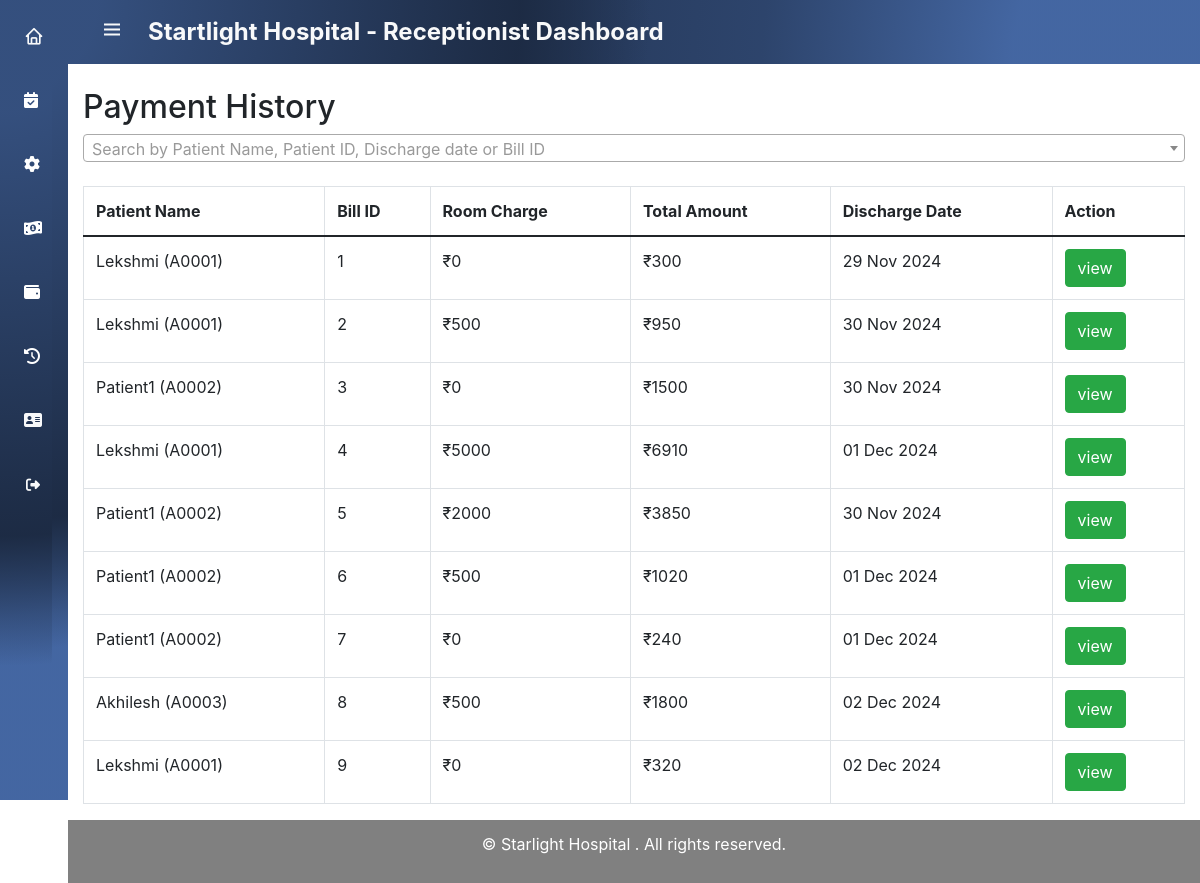
The app's page /hospital/receptionist/receptionist_payment_history (signed in) with its own data.
### hospital_app/models.py (models this page shows)
class Discharge(models.Model):
    patient = models.ForeignKey(Patient, on_delete=models.CASCADE)
    doctor = models.ForeignKey(Doctor, on_delete=models.CASCADE)
    room_type = models.ForeignKey(RoomType, null=True, blank=True, on_delete=models.SET_NULL)
    medical_history = models.ForeignKey(MedicalHistory, on_delete=models.CASCADE)
    appointment = models.ForeignKey(Appointment, on_delete=models.CASCADE)
    total_days = models.PositiveIntegerField(default=0)
    total_medicine_cost = models.PositiveIntegerField(default=0)
    consultation_fee = models.PositiveIntegerField(default=200)
    room_charge = models.PositiveIntegerField(default=0)
    total_amount = models.PositiveIntegerField(default=0)
    discharge_date = models.DateTimeField(null=True, blank=True)
    bill_generated = models.BooleanField(default=False)
    bill_payed = models.BooleanField(default=False)
    insurance_applied = models.BooleanField(default=False)

class Patient(models.Model):
    user_profile = models.OneToOneField(UserProfile, on_delete=models.CASCADE)
    address=models.CharField(max_length=22225,null=True)
    gender = models.CharField(max_length=5,null=True)
    is_inpatient = models.BooleanField(default=False)  # Categorize as inpatient or outpatient
    patient_id = models.CharField(max_length=15, unique=True, null=True, blank=True)

class UserProfile(models.Model):
    ROLE_CHOICES = [
        ('Doctor', 'Doctor'),
        ('Patient', 'Patient'),
        ('Receptionist', 'Receptionist'),
        ('Pharmacist', 'Pharmacist'),
    ]
    user = models.OneToOneField(User, on_delete=models.CASCADE)
    role = models.CharField(max_length=15, choices=ROLE_CHOICES)
    soft_deletion = models.BooleanField(default=False)

### hospital_app/views.py (the view)
# urls.py: path('hospital/receptionist/receptionist_payment_history',views.receptionist_payment_history,name='receptionist_payment_history'),
@login_required(login_url='hospital_loginpage')
def receptionist_payment_history(request):
    bill = Discharge.objects.filter(bill_payed=True)
    return render(request,'receptionist/receptionist_payment_history.html',{'bill':bill})

### templates/receptionist/receptionist_payment_history.html (shortened to what this page needs)
{% extends 'receptionist/receptionist_navbar.html' %}
{% block content %}
{% load static %}
<link href="https://cdn.jsdelivr.net/npm/bootstrap@4.6.2/dist/css/bootstrap.min.css" rel="stylesheet">
<link href="https://cdnjs.cloudflare.com/ajax/libs/select2/4.1.0-beta.1/css/select2.min.css" rel="stylesheet" />
<div class="container mt-5" style="padding-top: 40px; min-height: 90vh;">
    <h2>Payment History</h2>
    <div class="mb-4">
    </div>
    <table class="table table-bordered mt-4">
        <thead>
            <tr>
                <th>Patient Name</th>
                <th>Bill ID</th>
                <th>Room Charge</th>
                <th>Total Amount</th>
                <th>Discharge Date</th>
                <th>Action</th>
            </tr>
        </thead>
        <tbody id="billTableBody">
            {% for discharge in bill %}
            <tr data-bill-id="{{ discharge.id }}">
                <td>{{ discharge.patient.user_profile.user.username }} ({{ discharge.patient.patient_id }})</td>
                <td>{{ discharge.id }} </td>
                <td>₹{{ discharge.room_charge }}</td>
                <td>₹{{ discharge.total_amount }}</td>
                <td>{{ discharge.discharge_date|date:"d M Y" }}</td>
                <td>
                    <a href="{% url 'receptionist_payment_history_eachbill' discharge.id %}" class="btn btn-success">view</a>
                </td>
            </tr>
            {% empty %}
            <tr>
                <td colspan="8" class="text-center">No bills available</td>
            </tr>
            {% endfor %}
        </tbody>
    </table>
</div>
{% endblock %}

### templates/receptionist/receptionist_navbar.html (style rules this page uses)
:root { --header-height: 3rem;--nav-width: 68px;--first-color: white;--first-color-light: #fafafa; --white-color: #F7F6FB;--body-font: 'Nunito', sans-serif;--normal-font-size: 1rem;--z-fixed: 100 }
body { position: relative; margin: var(--header-height) 0 0 0; padding: 0 ; font-family: var(--body-font); font-size: var(--normal-font-size); transition: .5s }
a { text-decoration: none }
@media screen and (min-width: 768px) { body { margin: calc(var(--header-height) + 1rem) 0 0 0; padding-left: calc(var(--nav-width) ) } }

### records on screen
Discharge: patient.user_profile.user.username "Lekshmi", patient.patient_id "A0001", id "1", room_charge "0", total_amount "300", discharge_date "29 Nov 2024"
Discharge: patient.user_profile.user.username "Lekshmi", patient.patient_id "A0001", id "2", room_charge "500", total_amount "950", discharge_date "30 Nov 2024"
Discharge: patient.user_profile.user.username "Patient1", patient.patient_id "A0002", id "3", room_charge "0", total_amount "1500", discharge_date "30 Nov 2024"
Discharge: patient.user_profile.user.username "Lekshmi", patient.patient_id "A0001", id "4", room_charge "5000", total_amount "6910", discharge_date "01 Dec 2024"
Discharge: patient.user_profile.user.username "Patient1", patient.patient_id "A0002", id "5", room_charge "2000", total_amount "3850", discharge_date "30 Nov 2024"
Discharge: patient.user_profile.user.username "Patient1", patient.patient_id "A0002", id "6", room_charge "500", total_amount "1020", discharge_date "01 Dec 2024"
Discharge: patient.user_profile.user.username "Patient1", patient.patient_id "A0002", id "7", room_charge "0", total_amount "240", discharge_date "01 Dec 2024"
Discharge: patient.user_profile.user.username "Akhilesh", patient.patient_id "A0003", id "8", room_charge "500", total_amount "1800", discharge_date "02 Dec 2024"
Discharge: patient.user_profile.user.username "Lekshmi", patient.patient_id "A0001", id "9", room_charge "0", total_amount "320", discharge_date "02 Dec 2024"
